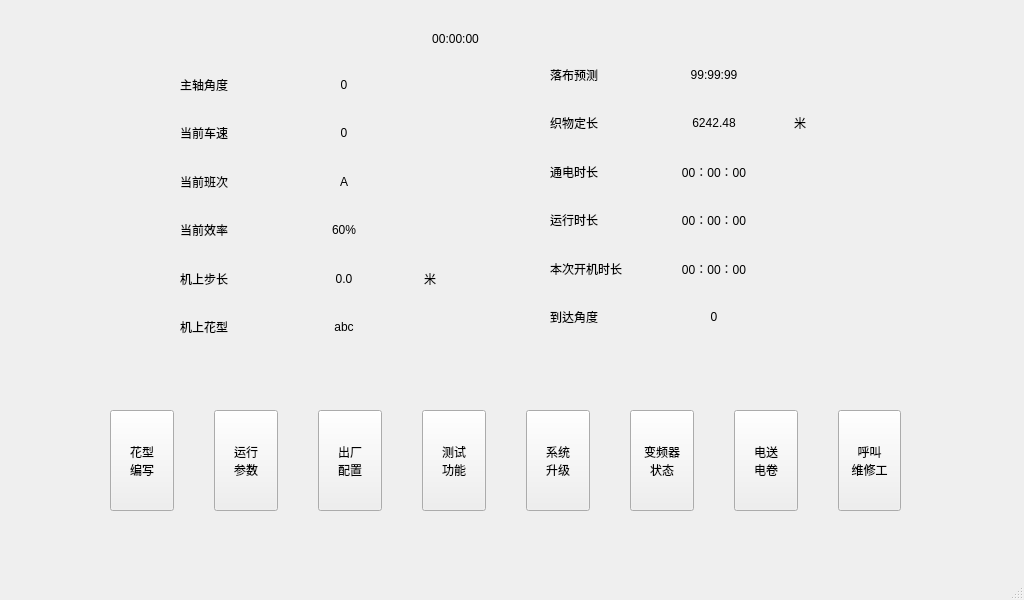
<?xml version="1.0" encoding="UTF-8"?>
<ui version="4.0">
 <class>MainWindow</class>
 <widget class="QMainWindow" name="MainWindow">
  <property name="geometry">
   <rect>
    <x>0</x>
    <y>0</y>
    <width>1024</width>
    <height>600</height>
   </rect>
  </property>
  <property name="windowTitle">
   <string>MainWindow</string>
  </property>
  <widget class="QWidget" name="centralWidget">
   <widget class="QLabel" name="timeLabel">
    <property name="geometry">
     <rect>
      <x>400</x>
      <y>30</y>
      <width>111</width>
      <height>17</height>
     </rect>
    </property>
    <property name="text">
     <string>00:00:00</string>
    </property>
    <property name="alignment">
     <set>Qt::AlignCenter</set>
    </property>
   </widget>
   <widget class="QWidget" name="buttonsHW" native="true">
    <property name="geometry">
     <rect>
      <x>110</x>
      <y>410</y>
      <width>791</width>
      <height>101</height>
     </rect>
    </property>
    <layout class="QHBoxLayout" name="horizontalLayout_2">
     <property name="spacing">
      <number>40</number>
     </property>
     <property name="leftMargin">
      <number>0</number>
     </property>
     <property name="topMargin">
      <number>0</number>
     </property>
     <property name="rightMargin">
      <number>0</number>
     </property>
     <property name="bottomMargin">
      <number>0</number>
     </property>
     <item>
      <widget class="QWidget" name="button0_2" native="true">
       <layout class="QVBoxLayout" name="verticalLayout_9" stretch="3">
        <property name="spacing">
         <number>5</number>
        </property>
        <property name="leftMargin">
         <number>0</number>
        </property>
        <property name="topMargin">
         <number>0</number>
        </property>
        <property name="rightMargin">
         <number>0</number>
        </property>
        <property name="bottomMargin">
         <number>0</number>
        </property>
        <item>
         <widget class="QPushButton" name="pb1">
          <property name="sizePolicy">
           <sizepolicy hsizetype="Preferred" vsizetype="Preferred">
            <horstretch>0</horstretch>
            <verstretch>0</verstretch>
           </sizepolicy>
          </property>
          <property name="text">
           <string>花型
编写</string>
          </property>
         </widget>
        </item>
       </layout>
      </widget>
     </item>
     <item>
      <widget class="QWidget" name="button0_3" native="true">
       <layout class="QVBoxLayout" name="verticalLayout_10" stretch="3">
        <property name="spacing">
         <number>5</number>
        </property>
        <property name="leftMargin">
         <number>0</number>
        </property>
        <property name="topMargin">
         <number>0</number>
        </property>
        <property name="rightMargin">
         <number>0</number>
        </property>
        <property name="bottomMargin">
         <number>0</number>
        </property>
        <item>
         <widget class="QPushButton" name="pb2">
          <property name="sizePolicy">
           <sizepolicy hsizetype="Preferred" vsizetype="Preferred">
            <horstretch>0</horstretch>
            <verstretch>0</verstretch>
           </sizepolicy>
          </property>
          <property name="text">
           <string>运行
参数</string>
          </property>
         </widget>
        </item>
       </layout>
      </widget>
     </item>
     <item>
      <widget class="QWidget" name="button0_5" native="true">
       <layout class="QVBoxLayout" name="verticalLayout_12" stretch="3">
        <property name="spacing">
         <number>5</number>
        </property>
        <property name="leftMargin">
         <number>0</number>
        </property>
        <property name="topMargin">
         <number>0</number>
        </property>
        <property name="rightMargin">
         <number>0</number>
        </property>
        <property name="bottomMargin">
         <number>0</number>
        </property>
        <item>
         <widget class="QPushButton" name="pb3">
          <property name="sizePolicy">
           <sizepolicy hsizetype="Preferred" vsizetype="Preferred">
            <horstretch>0</horstretch>
            <verstretch>0</verstretch>
           </sizepolicy>
          </property>
          <property name="text">
           <string>出厂
配置</string>
          </property>
         </widget>
        </item>
       </layout>
      </widget>
     </item>
     <item>
      <widget class="QWidget" name="button0_4" native="true">
       <layout class="QVBoxLayout" name="verticalLayout_11" stretch="3">
        <property name="spacing">
         <number>5</number>
        </property>
        <property name="leftMargin">
         <number>0</number>
        </property>
        <property name="topMargin">
         <number>0</number>
        </property>
        <property name="rightMargin">
         <number>0</number>
        </property>
        <property name="bottomMargin">
         <number>0</number>
        </property>
        <item>
         <widget class="QPushButton" name="pb4">
          <property name="sizePolicy">
           <sizepolicy hsizetype="Preferred" vsizetype="Preferred">
            <horstretch>0</horstretch>
            <verstretch>0</verstretch>
           </sizepolicy>
          </property>
          <property name="text">
           <string>测试
功能</string>
          </property>
         </widget>
        </item>
       </layout>
      </widget>
     </item>
     <item>
      <widget class="QWidget" name="button0_6" native="true">
       <layout class="QVBoxLayout" name="verticalLayout_13" stretch="3">
        <property name="spacing">
         <number>5</number>
        </property>
        <property name="leftMargin">
         <number>0</number>
        </property>
        <property name="topMargin">
         <number>0</number>
        </property>
        <property name="rightMargin">
         <number>0</number>
        </property>
        <property name="bottomMargin">
         <number>0</number>
        </property>
        <item>
         <widget class="QPushButton" name="pb5">
          <property name="sizePolicy">
           <sizepolicy hsizetype="Preferred" vsizetype="Preferred">
            <horstretch>0</horstretch>
            <verstretch>0</verstretch>
           </sizepolicy>
          </property>
          <property name="text">
           <string>系统
升级</string>
          </property>
         </widget>
        </item>
       </layout>
      </widget>
     </item>
     <item>
      <widget class="QWidget" name="button0_8" native="true">
       <layout class="QVBoxLayout" name="verticalLayout_15" stretch="3">
        <property name="spacing">
         <number>5</number>
        </property>
        <property name="leftMargin">
         <number>0</number>
        </property>
        <property name="topMargin">
         <number>0</number>
        </property>
        <property name="rightMargin">
         <number>0</number>
        </property>
        <property name="bottomMargin">
         <number>0</number>
        </property>
        <item>
         <widget class="QPushButton" name="pb6">
          <property name="sizePolicy">
           <sizepolicy hsizetype="Preferred" vsizetype="Preferred">
            <horstretch>0</horstretch>
            <verstretch>0</verstretch>
           </sizepolicy>
          </property>
          <property name="text">
           <string>变频器
状态</string>
          </property>
         </widget>
        </item>
       </layout>
      </widget>
     </item>
     <item>
      <widget class="QWidget" name="button0_7" native="true">
       <layout class="QVBoxLayout" name="verticalLayout_14" stretch="3">
        <property name="spacing">
         <number>5</number>
        </property>
        <property name="leftMargin">
         <number>0</number>
        </property>
        <property name="topMargin">
         <number>0</number>
        </property>
        <property name="rightMargin">
         <number>0</number>
        </property>
        <property name="bottomMargin">
         <number>0</number>
        </property>
        <item>
         <widget class="QPushButton" name="pb7">
          <property name="sizePolicy">
           <sizepolicy hsizetype="Preferred" vsizetype="Preferred">
            <horstretch>0</horstretch>
            <verstretch>0</verstretch>
           </sizepolicy>
          </property>
          <property name="text">
           <string>电送
电卷</string>
          </property>
         </widget>
        </item>
       </layout>
      </widget>
     </item>
     <item>
      <widget class="QWidget" name="button0_9" native="true">
       <layout class="QVBoxLayout" name="verticalLayout_16" stretch="3">
        <property name="spacing">
         <number>5</number>
        </property>
        <property name="leftMargin">
         <number>0</number>
        </property>
        <property name="topMargin">
         <number>0</number>
        </property>
        <property name="rightMargin">
         <number>0</number>
        </property>
        <property name="bottomMargin">
         <number>0</number>
        </property>
        <item>
         <widget class="QPushButton" name="pb8">
          <property name="sizePolicy">
           <sizepolicy hsizetype="Preferred" vsizetype="Preferred">
            <horstretch>0</horstretch>
            <verstretch>0</verstretch>
           </sizepolicy>
          </property>
          <property name="text">
           <string>呼叫
维修工</string>
          </property>
         </widget>
        </item>
       </layout>
      </widget>
     </item>
    </layout>
   </widget>
   <widget class="QWidget" name="widget1" native="true">
    <property name="geometry">
     <rect>
      <x>170</x>
      <y>60</y>
      <width>281</width>
      <height>291</height>
     </rect>
    </property>
    <layout class="QGridLayout" name="gridLayout" columnstretch="4,4,1">
     <property name="leftMargin">
      <number>10</number>
     </property>
     <property name="topMargin">
      <number>15</number>
     </property>
     <property name="rightMargin">
      <number>10</number>
     </property>
     <property name="bottomMargin">
      <number>15</number>
     </property>
     <property name="spacing">
      <number>30</number>
     </property>
     <item row="0" column="0">
      <widget class="QLabel" name="label">
       <property name="text">
        <string>主轴角度</string>
       </property>
       <property name="alignment">
        <set>Qt::AlignLeading|Qt::AlignLeft|Qt::AlignVCenter</set>
       </property>
      </widget>
     </item>
     <item row="0" column="1">
      <widget class="QLabel" name="label_2">
       <property name="text">
        <string>0</string>
       </property>
       <property name="alignment">
        <set>Qt::AlignCenter</set>
       </property>
      </widget>
     </item>
     <item row="1" column="0">
      <widget class="QLabel" name="label_4">
       <property name="text">
        <string>当前车速</string>
       </property>
      </widget>
     </item>
     <item row="1" column="1">
      <widget class="QLabel" name="label_5">
       <property name="text">
        <string>0</string>
       </property>
       <property name="alignment">
        <set>Qt::AlignCenter</set>
       </property>
      </widget>
     </item>
     <item row="2" column="0">
      <widget class="QLabel" name="label_6">
       <property name="text">
        <string>当前班次</string>
       </property>
      </widget>
     </item>
     <item row="2" column="1">
      <widget class="QLabel" name="label_7">
       <property name="text">
        <string>A</string>
       </property>
       <property name="alignment">
        <set>Qt::AlignCenter</set>
       </property>
      </widget>
     </item>
     <item row="3" column="0">
      <widget class="QLabel" name="label_8">
       <property name="text">
        <string>当前效率</string>
       </property>
      </widget>
     </item>
     <item row="3" column="1">
      <widget class="QLabel" name="label_11">
       <property name="text">
        <string>60%</string>
       </property>
       <property name="alignment">
        <set>Qt::AlignCenter</set>
       </property>
      </widget>
     </item>
     <item row="4" column="0">
      <widget class="QLabel" name="label_9">
       <property name="text">
        <string>机上步长</string>
       </property>
      </widget>
     </item>
     <item row="4" column="1">
      <widget class="QLabel" name="label_12">
       <property name="text">
        <string>0.0</string>
       </property>
       <property name="alignment">
        <set>Qt::AlignCenter</set>
       </property>
      </widget>
     </item>
     <item row="4" column="2">
      <widget class="QLabel" name="label_3">
       <property name="text">
        <string>米</string>
       </property>
       <property name="alignment">
        <set>Qt::AlignCenter</set>
       </property>
      </widget>
     </item>
     <item row="5" column="0">
      <widget class="QLabel" name="label_10">
       <property name="text">
        <string>机上花型</string>
       </property>
      </widget>
     </item>
     <item row="5" column="1">
      <widget class="QLabel" name="label_13">
       <property name="text">
        <string>abc</string>
       </property>
       <property name="alignment">
        <set>Qt::AlignCenter</set>
       </property>
      </widget>
     </item>
    </layout>
   </widget>
   <widget class="QWidget" name="widget2" native="true">
    <property name="geometry">
     <rect>
      <x>540</x>
      <y>50</y>
      <width>281</width>
      <height>291</height>
     </rect>
    </property>
    <layout class="QGridLayout" name="gridLayout_2" columnstretch="4,4,1">
     <property name="leftMargin">
      <number>10</number>
     </property>
     <property name="topMargin">
      <number>15</number>
     </property>
     <property name="rightMargin">
      <number>10</number>
     </property>
     <property name="bottomMargin">
      <number>15</number>
     </property>
     <property name="spacing">
      <number>30</number>
     </property>
     <item row="0" column="0">
      <widget class="QLabel" name="label_14">
       <property name="text">
        <string>落布预测</string>
       </property>
       <property name="alignment">
        <set>Qt::AlignLeading|Qt::AlignLeft|Qt::AlignVCenter</set>
       </property>
      </widget>
     </item>
     <item row="0" column="1">
      <widget class="QLabel" name="label_15">
       <property name="text">
        <string>99:99:99</string>
       </property>
       <property name="alignment">
        <set>Qt::AlignCenter</set>
       </property>
      </widget>
     </item>
     <item row="1" column="0">
      <widget class="QLabel" name="label_16">
       <property name="text">
        <string>织物定长</string>
       </property>
      </widget>
     </item>
     <item row="1" column="1">
      <widget class="QLabel" name="label_17">
       <property name="text">
        <string>6242.48</string>
       </property>
       <property name="alignment">
        <set>Qt::AlignCenter</set>
       </property>
      </widget>
     </item>
     <item row="2" column="0">
      <widget class="QLabel" name="label_18">
       <property name="text">
        <string>通电时长</string>
       </property>
      </widget>
     </item>
     <item row="2" column="1">
      <widget class="QLabel" name="label_19">
       <property name="text">
        <string>00：00：00</string>
       </property>
       <property name="alignment">
        <set>Qt::AlignCenter</set>
       </property>
      </widget>
     </item>
     <item row="3" column="0">
      <widget class="QLabel" name="label_20">
       <property name="text">
        <string>运行时长</string>
       </property>
      </widget>
     </item>
     <item row="3" column="1">
      <widget class="QLabel" name="label_21">
       <property name="text">
        <string>00：00：00</string>
       </property>
       <property name="alignment">
        <set>Qt::AlignCenter</set>
       </property>
      </widget>
     </item>
     <item row="4" column="0">
      <widget class="QLabel" name="label_22">
       <property name="text">
        <string>本次开机时长</string>
       </property>
      </widget>
     </item>
     <item row="4" column="1">
      <widget class="QLabel" name="label_23">
       <property name="text">
        <string>00：00：00</string>
       </property>
       <property name="alignment">
        <set>Qt::AlignCenter</set>
       </property>
      </widget>
     </item>
     <item row="5" column="0">
      <widget class="QLabel" name="label_25">
       <property name="text">
        <string>到达角度</string>
       </property>
      </widget>
     </item>
     <item row="5" column="1">
      <widget class="QLabel" name="label_26">
       <property name="text">
        <string>0</string>
       </property>
       <property name="alignment">
        <set>Qt::AlignCenter</set>
       </property>
      </widget>
     </item>
     <item row="1" column="2">
      <widget class="QLabel" name="label_24">
       <property name="text">
        <string>米</string>
       </property>
       <property name="alignment">
        <set>Qt::AlignCenter</set>
       </property>
      </widget>
     </item>
    </layout>
   </widget>
  </widget>
  <widget class="QStatusBar" name="statusBar"/>
 </widget>
 <layoutdefault spacing="6" margin="11"/>
 <resources/>
 <connections/>
</ui>
